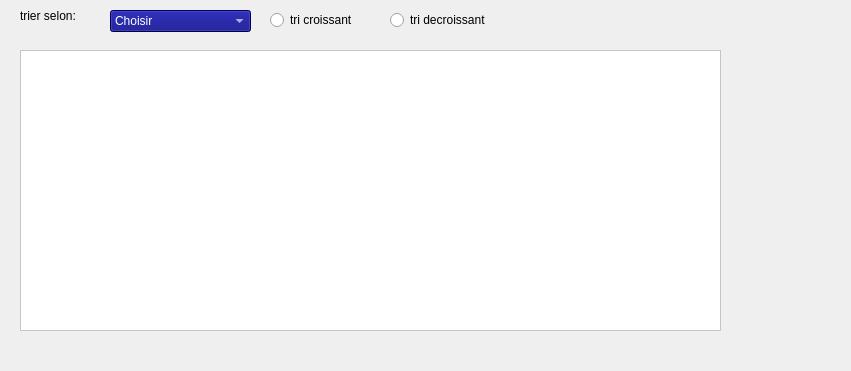
      <widget class="QWidget" name="page_22">
       <property name="geometry">
        <rect>
         <x>0</x>
         <y>0</y>
         <width>851</width>
         <height>371</height>
        </rect>
       </property>
       <attribute name="label">
        <string>Tri Evenement</string>
       </attribute>
       <widget class="QComboBox" name="comboBox_4">
        <property name="geometry">
         <rect>
          <x>110</x>
          <y>10</y>
          <width>141</width>
          <height>22</height>
         </rect>
        </property>
        <property name="styleSheet">
         <string notr="true">background-color: rgb(0, 0, 127);
color: rgb(255, 255, 255);</string>
        </property>
        <item>
         <property name="text">
          <string>Choisir</string>
         </property>
        </item>
        <item>
         <property name="text">
          <string>NumEvent</string>
         </property>
        </item>
        <item>
         <property name="text">
          <string>lieu</string>
         </property>
        </item>
        <item>
         <property name="text">
          <string>type</string>
         </property>
        </item>
        <item>
         <property name="text">
          <string>nbinvit</string>
         </property>
        </item>
       </widget>
       <widget class="QLabel" name="label_50">
        <property name="geometry">
         <rect>
          <x>20</x>
          <y>0</y>
          <width>81</width>
          <height>31</height>
         </rect>
        </property>
        <property name="text">
         <string>trier selon:</string>
        </property>
       </widget>
       <widget class="QRadioButton" name="radioButton_7">
        <property name="geometry">
         <rect>
          <x>270</x>
          <y>10</y>
          <width>121</width>
          <height>20</height>
         </rect>
        </property>
        <property name="text">
         <string>tri croissant</string>
        </property>
       </widget>
       <widget class="QRadioButton" name="radioButton_8">
        <property name="geometry">
         <rect>
          <x>390</x>
          <y>10</y>
          <width>121</width>
          <height>20</height>
         </rect>
        </property>
        <property name="text">
         <string>tri decroissant</string>
        </property>
       </widget>
       <widget class="QTableView" name="tabletri_4">
        <property name="geometry">
         <rect>
          <x>20</x>
          <y>50</y>
          <width>701</width>
          <height>281</height>
         </rect>
        </property>
        <property name="styleSheet">
         <string notr="true">background-color: rgb(255, 255, 255);</string>
        </property>
       </widget>
      </widget>
